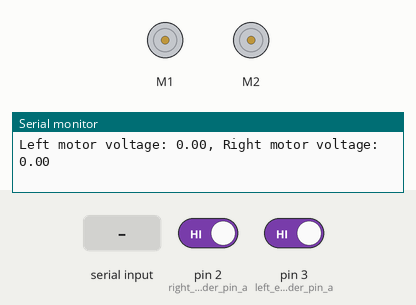
This sketch was run on a simulated Arduino Uno, built with avr-gcc and run on an emulated ATmega328P. Parts: 2 × DC motor (green arrow = forward, orange = backward, longer = faster), the last lines printed to the serial monitor. The inputs (shaded band) are chosen by the test bench; at power-on: pin 2 (right_encoder_pin_a) HIGH, pin 3 (left_encoder_pin_a) HIGH.

Above: at 1.2 s.
1.3 s: "90,45\n" received over Serial
At 1.76 s:
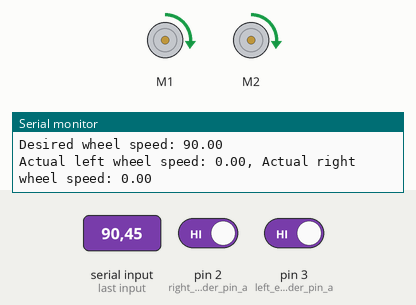
At 5.5 s:
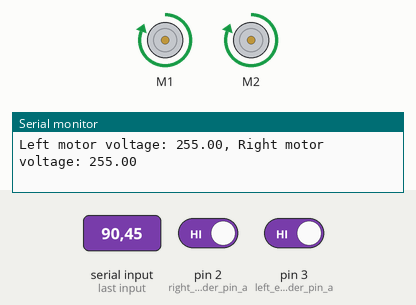
Timing chart, 0 to 7.0 s (numbered marks = the images above; inputs shaded):
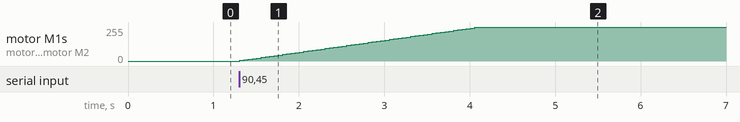

The sketch:

pid_motor_test.ino
```cpp
#include <PID.h>
#include <Wire.h>
#include <Adafruit_MotorShield.h>
#include "utility/Adafruit_PWMServoDriver.h"
#include <ping.h>

Adafruit_MotorShield AFMS = Adafruit_MotorShield();

// encoder pins
int right_encoder_pin_a = 2, right_encoder_pin_b = 4, left_encoder_pin_a = 3, left_encoder_pin_b = 5;
int encoder_resolution = 512;
int rightISR = 0, leftISR = 1;
volatile int left_clicks = 0, right_clicks = 0;
unsigned long lastmillis = 0, curmillis = 0, lm = 0, cm = 0;
unsigned int sample = 0;
double et = 0;
// PID parameters


// Constructors
double rki = .001, rkp = .1, rkd = 0, wkp = .1, wki = 0, wkd = 0.00001;
PID left_wheel_pid( &wkp, &wki, &wkd, 500, -500, 255, -255);
PID right_wheel_pid( &wkp, &wki, &wkd, 500, -500, 255, -255);

double drpm = 0, left_actual_rpm = 0, right_actual_rpm = 0, left_motor_volt = 0, right_motor_volt  = 0;
Adafruit_DCMotor *left_motor = AFMS.getMotor(1);
Adafruit_DCMotor *right_motor = AFMS.getMotor(2);

void setup() {
  // set up for encoders
  pinMode( left_encoder_pin_a, INPUT); pinMode( left_encoder_pin_b, INPUT);
  pinMode( right_encoder_pin_a, INPUT); pinMode( right_encoder_pin_b, INPUT);

  // turn on pull up resistors
  digitalWrite( left_encoder_pin_a, HIGH); digitalWrite( left_encoder_pin_b, HIGH);
  digitalWrite( right_encoder_pin_a, HIGH); digitalWrite( right_encoder_pin_b, HIGH);

  // set up for motors
  AFMS.begin();
  left_motor->setSpeed(0);
  right_motor->setSpeed(0);
  left_motor->run( RELEASE);
  right_motor->run( RELEASE);
  Serial.begin(115200);

}

void loop() {
  // put your main code here, to run repeatedly:
  char buf[4];
  while (Serial.available() != 0) {
    Serial.readBytesUntil('\n', buf, 45);
    drpm = atof(buf);
  }

  /////////////////////////////////////////////////////
  detachInterrupt(leftISR);
  detachInterrupt(rightISR);
  curmillis = cm = millis();

  if(cm >= lm + 50) {
    // time management
    //csvoutput();
    et = cm - lm;
    et = et/1000.0/60.0;
    lm = cm;
    //Serial.println("left encoder: "); Serial.print(left_clicks);
    //Serial.println("right encoder: "); Serial.print(right_clicks);
    getRPM(&left_actual_rpm, &left_clicks, encoder_resolution);
    getRPM(&right_actual_rpm, &right_clicks, encoder_resolution);

    // pid stuffs
    left_wheel_pid.updateValues( drpm, left_actual_rpm, &left_motor_volt);
    right_wheel_pid.updateValues( drpm, right_actual_rpm, &right_motor_volt);
    sample++;
    debug();
  }
  attachInterrupt( leftISR, doLeftEncoder, CHANGE);
  attachInterrupt( rightISR, doRightEncoder, CHANGE);

  if(left_motor_volt > 0) {
    left_motor->run(FORWARD);
  } else {
    left_motor->run(BACKWARD);
  }
  if(right_motor_volt > 0) {
    right_motor->run(FORWARD);
  } else {
    right_motor->run(BACKWARD);
  }
  left_motor->setSpeed(abs(left_motor_volt));
  right_motor->setSpeed(abs(right_motor_volt));
}

void debug() {
  Serial.print("Desired wheel speed: "); Serial.println(drpm);
  Serial.print("Actual left wheel speed: "); Serial.print(left_actual_rpm);
  Serial.print(", Actual right wheel speed: "); Serial.println(right_actual_rpm);
  Serial.print("Left motor voltage: "); Serial.print(left_motor_volt);
  Serial.print(", Right motor voltage: "); Serial.println(right_motor_volt);
}
void csvoutput() {
  Serial.print(sample);
  Serial.print(","); Serial.print(drpm);
  Serial.print(","); Serial.print(left_actual_rpm);
  Serial.print(","); Serial.print(right_actual_rpm);
  Serial.print(","); Serial.print(left_motor_volt);
  Serial.print(","); Serial.println(right_motor_volt);
}
```

calc_rpm.ino
```cpp
// calculate rpms
void getRPM( double *RPM, volatile int *clks, int encoderResolution) {
  // revolutions encoderResolution/clks
  detachInterrupt( leftISR);
  detachInterrupt( rightISR);
  *RPM = (*clks/et/encoderResolution);
  *clks = 0;
  attachInterrupt( leftISR, doLeftEncoder, CHANGE);
  attachInterrupt( rightISR, doRightEncoder, CHANGE);
}
```

left_encoder.ino
```cpp
void doLeftEncoder()
{
  (digitalRead(left_encoder_pin_a)==digitalRead(left_encoder_pin_b) ? left_clicks--:left_clicks++);
}
```

right_encoder.ino
```cpp
void doRightEncoder()
{
  (digitalRead(right_encoder_pin_a)==digitalRead(right_encoder_pin_b) ? right_clicks--:right_clicks++);
}
```

Measured:
- after the input at 1.3 s, motor M1, motor M2: moves from stopped to forward 255/255 over 2.8 s, starting at once
